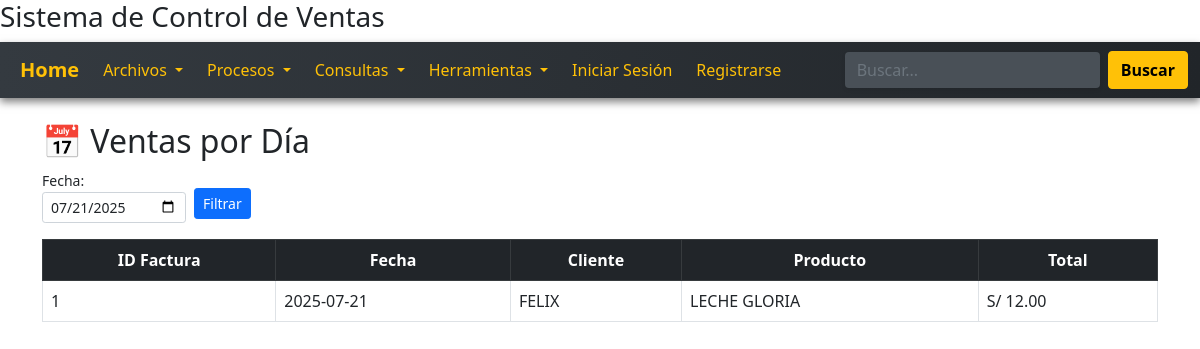
Page /consultas/ventas_por_dia.php?fecha=2025-07-21 on the committed database.
### tables this page shows
CREATE TABLE `facturas` (
  `idfactura` int(11) NOT NULL,
  `fecha` date DEFAULT NULL,
  `idcliente` int(11) DEFAULT NULL,
  `idusuario` int(11) DEFAULT NULL,
  `fechareg` datetime DEFAULT NULL,
  `idcondicion` int(11) DEFAULT NULL,
  `valorventa` decimal(10,4) DEFAULT NULL,
  `igv` decimal(10,4) DEFAULT NULL
);

CREATE TABLE `clientes` (
  `idcliente` int(11) NOT NULL,
  `nomcliente` varchar(128) NOT NULL,
  `rucliente` varchar(11) NOT NULL,
  `dircliente` varchar(128) NOT NULL,
  `telcliente` varchar(9) NOT NULL,
  `emailcliente` varchar(64) NOT NULL
);

CREATE TABLE `productos` (
  `idproducto` int(11) NOT NULL,
  `idproveedor` int(11) DEFAULT NULL,
  `nomproducto` varchar(128) DEFAULT NULL,
  `unimed` varchar(15) DEFAULT NULL,
  `stock` int(11) DEFAULT NULL,
  `cosuni` decimal(10,2) DEFAULT NULL,
  `preuni` decimal(10,2) DEFAULT NULL,
  `idcategoria` int(11) DEFAULT NULL,
  `estado` char(1) DEFAULT NULL
);

### consultas/ventas_por_dia.php (the view, shortened to what this page needs)
<?php
include_once "../vista/layout/header.php";
include_once "../vista/layout/navbar.php";
$db = new DBConection();
$pdo = $db->conectar();
$ventas = [];
$fecha = "";
if (isset($_GET['fecha']) && !empty($_GET['fecha'])) {
    $fecha = $_GET['fecha'];
    $sql = "SELECT f.idfactura, f.fecha, c.nomcliente AS cliente,
                   p.nomproducto, (df.cant * df.preuni) AS total
            FROM facturas f
            JOIN clientes c ON f.idcliente = c.idcliente
            JOIN detallefactura df ON f.idfactura = df.idfactura
            JOIN productos p ON df.idproducto = p.idproducto
            WHERE DATE(f.fecha) = ?";
    $stmt = $pdo->prepare($sql);
    $stmt->execute([$fecha]);
    $ventas = $stmt->fetchAll(PDO::FETCH_ASSOC);
}
?>
<div class="container mt-4">
    <h2>📅 Ventas por Día</h2>
    <form method="GET" class="row g-2 align-items-center mb-3">
        <div class="col-auto">
            <label for="fecha" class="form-label mb-0 small">Fecha:</label>
            <input type="date" id="fecha" name="fecha" class="form-control form-control-sm"
                   value="<?= htmlspecialchars($fecha) ?>" required>
        </div>
        <div class="col-auto mt-4">
            <button type="submit" class="btn btn-sm btn-primary">Filtrar</button>
        </div>
    </form>
    <table class="table table-bordered table-hover">
        <thead class="table-dark text-center">
            <tr>
                <th>ID Factura</th>
                <th>Fecha</th>
                <th>Cliente</th>
                <th>Producto</th>
                <th>Total</th>
            </tr>
        </thead>
        <tbody>
            <?php if (!empty($ventas)): ?>
                <?php foreach ($ventas as $venta): ?>
                    <tr>
                        <td><?= htmlspecialchars($venta['idfactura']) ?></td>
                        <td><?= htmlspecialchars($venta['fecha']) ?></td>
                        <td><?= htmlspecialchars($venta['cliente']) ?></td>
                        <td><?= htmlspecialchars($venta['nomproducto']) ?></td>
                        <td>S/ <?= number_format($venta['total'], 2) ?></td>
                    </tr>
                <?php endforeach; ?>
            <?php elseif (!empty($fecha)): ?>
                <tr>
                    <td colspan="5" class="text-center text-danger">No hay ventas registradas ese día.</td>
                </tr>
            <?php else: ?>
                <tr>
                    <td colspan="5" class="text-center text-muted">Por favor, selecciona una fecha.</td>
                </tr>
            <?php endif; ?>
        </tbody>
    </table>
</div>
<?php include_once "../vista/layout/footer.php"; ?>

### rows in the picture
facturas: idfactura "1", fecha "2025-07-21", idcliente.nomcliente "FELIX", productos.nomproducto "LECHE GLORIA", total "12.00"
